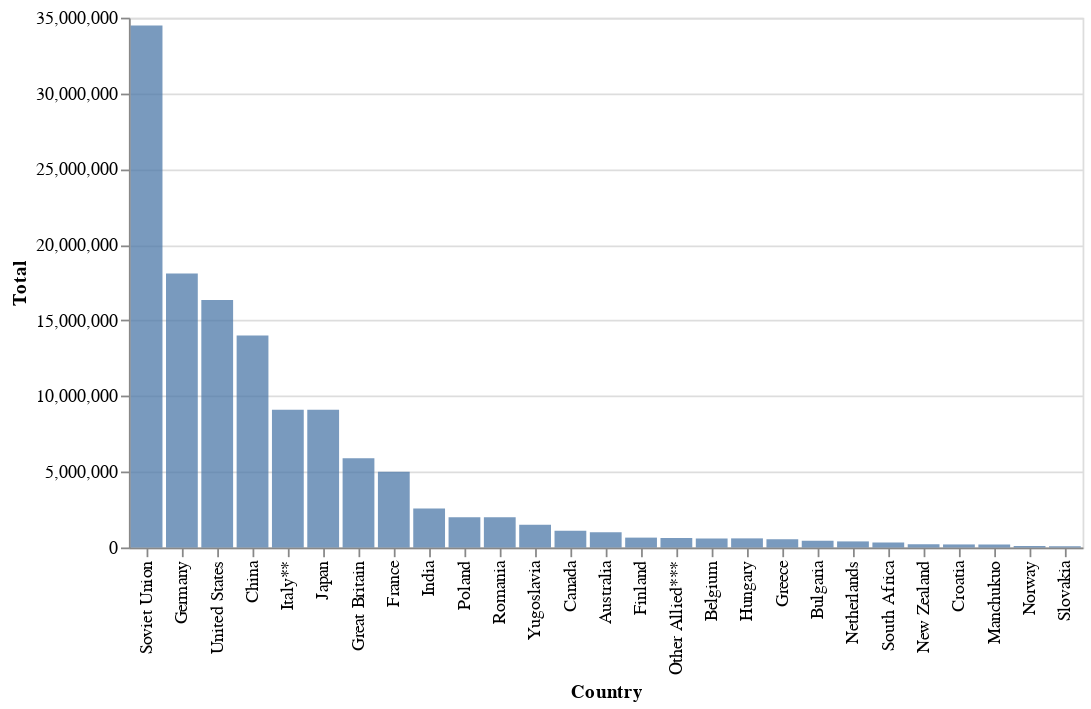

This figure's notebook cell:
### Code cell
sides = ww2['Side'].unique()
selectSide = alt.selection_point(
    name='Select',
    fields=['Side'], 
    #value={'Side': sides[0]}, THIS DOESN'T WORK
    bind=alt.binding_select(options=sides) 
)

alt.Chart(ww2).mark_bar().add_selection(
    selectSide
).encode(
    alt.X('Country:N').sort(['Total:Q']),
    alt.Y('Total:Q'),
    tooltip='Total:Q',
    opacity=alt.condition(selectSide, alt.value(0.75), alt.value(0.05))
)

### Figure 1 — Vega-Lite specification as saved in the notebook (floating-point values rounded to 4 significant figures)
{"config": {"view": {"continuousWidth": 300, "continuousHeight": 300}}, "data": {"name": "data-dad90e166bf56a31a238e42ca8cfee8d"}, "mark": {"type": "bar"}, "encoding": {"opacity": {"condition": {"param": "Select", "value": 0.75}, "value": 0.05}, "tooltip": {"field": "Total", "type": "quantitative"}, "x": {"field": "Country", "sort": ["Total:Q"], "type": "nominal"}, "y": {"field": "Total", "type": "quantitative"}}, "params": [{"name": "Select", "select": {"type": "point", "fields": ["Side"]}, "bind": {"input": "select", "options": ["Allied", "Axis"]}}], "$schema": "https://vega.github.io/schema/vega-lite/v5.17.0.json", "datasets": {"data-dad90e166bf56a31a238e42ca8cfee8d": [{"Country": "Soviet Union", "Side": "Allied", "Total": 34480000.0}, {"Country": "Germany", "Side": "Axis", "Total": 18100000.0}, {"Country": "United States", "Side": "Allied", "Total": 16350000.0}, {"Country": "China", "Side": "Allied", "Total": 14000000.0}, {"Country": "Italy**", "Side": "Axis", "Total": 9100000.0}, {"Country": "Japan", "Side": "Axis", "Total": 9100000.0}, {"Country": "Great Britain", "Side": "Allied", "Total": 5896000.0}, {"Country": "France", "Side": "Allied", "Total": 5000000.0}, {"Country": "India", "Side": "Allied", "Total": 2581000.0}, {"Country": "Poland", "Side": "Allied", "Total": 2000000.0}, {"Country": "Romania", "Side": "Axis", "Total": 2000000.0}, {"Country": "Yugoslavia", "Side": "Allied", "Total": 1500000.0}, {"Country": "Canada", "Side": "Allied", "Total": 1100000.0}, {"Country": "Australia", "Side": "Allied", "Total": 1000000.0}, {"Country": "Finland", "Side": "Axis", "Total": 650000.0}, {"Country": "Other Allied***", "Side": "Allied", "Total": 620000.0}, {"Country": "Belgium", "Side": "Allied", "Total": 600000.0}, {"Country": "Hungary", "Side": "Axis", "Total": 600000.0}, {"Country": "Greece", "Side": "Allied", "Total": 540000.0}, {"Country": "Bulgaria", "Side": "Axis", "Total": 450000.0}, {"Country": "Netherlands", "Side": "Allied", "Total": 400000.0}, {"Country": "South Africa", "Side": "Allied", "Total": 330000.0}, {"Country": "New Zealand", "Side": "Allied", "Total": 204000.0}, {"Country": "Croatia", "Side": "Axis", "Total": 200000.0}, {"Country": "Manchukuo", "Side": "Axis", "Total": 200000.0}, {"Country": "Norway", "Side": "Allied", "Total": 90000.0}, {"Country": "Slovakia", "Side": "Axis", "Total": 80000.0}]}}
